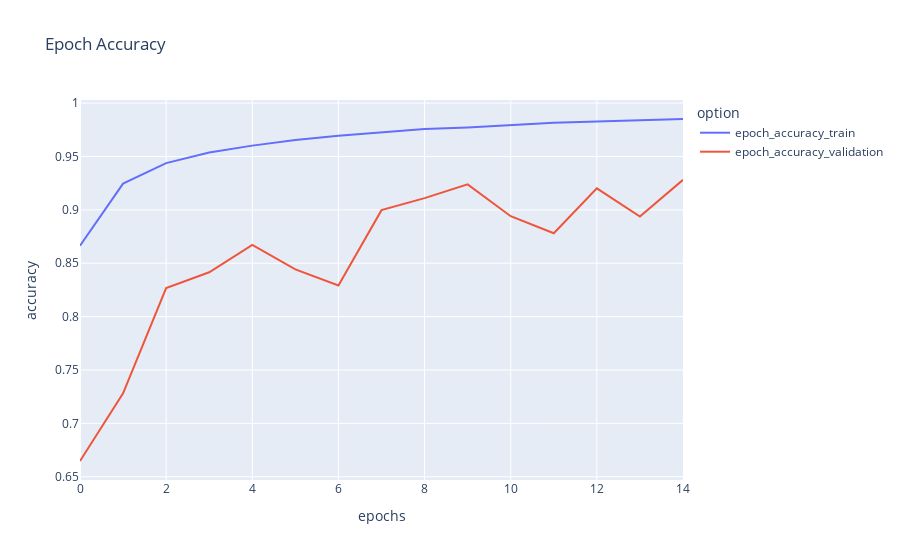

This figure's notebook cell:
### Code cell
metrics_df = plot_graph("accuracy")
metrics_df.plot(title="Epoch Accuracy", labels=dict(index="epochs", value="accuracy", variable="option"))

### Figure 1 — Plotly figure (JSON) as saved in the notebook; plotly's stock layout.template omitted (floating-point values rounded to 4 significant figures)
{"data": [{"hovertemplate": "option=epoch_accuracy_train<br>epochs=%{x}<br>accuracy=%{y}<extra></extra>", "legendgroup": "epoch_accuracy_train", "line": {"color": "#636efa", "dash": "solid"}, "mode": "lines", "name": "epoch_accuracy_train", "orientation": "v", "showlegend": true, "type": "scatter", "x": [0, 1, 2, 3, 4, 5, 6, 7, 8, 9, 10, 11, 12, 13, 14], "xaxis": "x", "y": [0.8664, 0.9246, 0.9438, 0.9538, 0.9602, 0.9654, 0.9693, 0.9726, 0.9756, 0.9772, 0.9797, 0.9815, 0.9829, 0.9837, 0.9851], "yaxis": "y"}, {"hovertemplate": "option=epoch_accuracy_validation<br>epochs=%{x}<br>accuracy=%{y}<extra></extra>", "legendgroup": "epoch_accuracy_validation", "line": {"color": "#EF553B", "dash": "solid"}, "mode": "lines", "name": "epoch_accuracy_validation", "orientation": "v", "showlegend": true, "type": "scatter", "x": [0, 1, 2, 3, 4, 5, 6, 7, 8, 9, 10, 11, 12, 13, 14], "xaxis": "x", "y": [0.6648, 0.7281, 0.8267, 0.8416, 0.8672, 0.8442, 0.8291, 0.8997, 0.911, 0.9239, 0.8941, 0.8781, 0.9201, 0.8937, 0.9281], "yaxis": "y"}], "layout": {"legend": {"title": {"text": "option"}, "tracegroupgap": 0}, "title": {"text": "Epoch Accuracy"}, "xaxis": {"anchor": "y", "domain": [0, 1], "title": {"text": "epochs"}}, "yaxis": {"anchor": "x", "domain": [0, 1], "title": {"text": "accuracy"}}}}
